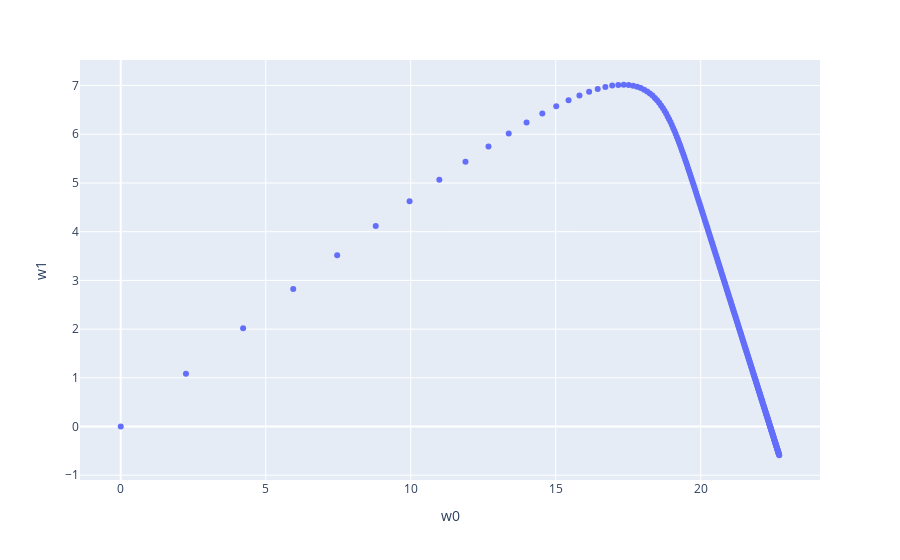

The cell this chart's notebook holds for it:
### Code cell
px.scatter(df_GD2, x=df_GD2['w0'], y= df_GD2['w1'])

### Figure 1 — Plotly figure (JSON) as saved in the notebook; plotly's stock layout.template omitted (floating-point values rounded to 4 significant figures; data arrays with more than 128 entries replaced by an {"elided": "..."} marker saying what was removed)
{"data": [{"hovertemplate": "w0=%{x}<br>w1=%{y}<extra></extra>", "legendgroup": "", "marker": {"color": "#636efa", "symbol": "circle"}, "mode": "markers", "name": "", "orientation": "v", "showlegend": false, "type": "scatter", "x": {"elided": "251 float values"}, "xaxis": "x", "y": {"elided": "251 float values"}, "yaxis": "y"}], "layout": {"legend": {"tracegroupgap": 0}, "margin": {"t": 60}, "xaxis": {"anchor": "y", "domain": [0, 1], "title": {"text": "w0"}}, "yaxis": {"anchor": "x", "domain": [0, 1], "title": {"text": "w1"}}}}
